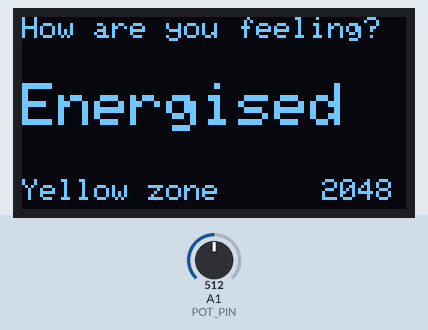
A sketch run on a simulated Arduino Zero (SAMD21). Shown: 128×64 one-colour display. The test bench sets the inputs (shaded band); at power-on: A1 (POT_PIN) = 512 (analog values on the 0–1023 scale). What the sketch prints to the serial monitor is not drawn.

Above: at 1.2 s.
1.3 s: A1 (POT_PIN) set to 716
At 2.3 s:
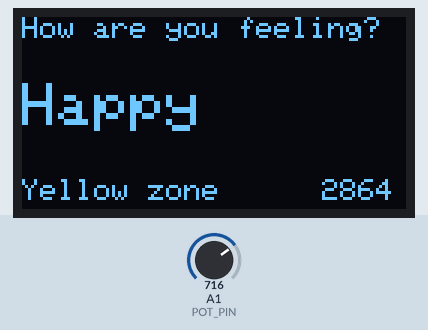
2.8 s: A1 (POT_PIN) set to 900
At 3.4 s:
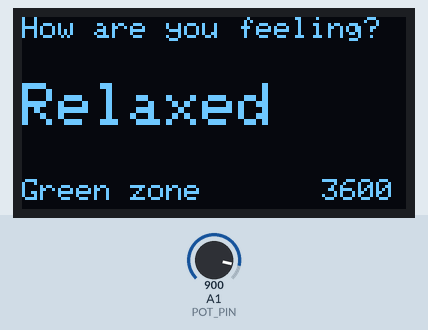
4.3 s: A1 (POT_PIN) set to 1023
At 5.3 s:
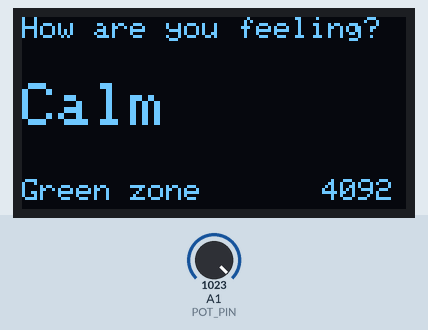
5.8 s: A1 (POT_PIN) set to 511
At 6.4 s:
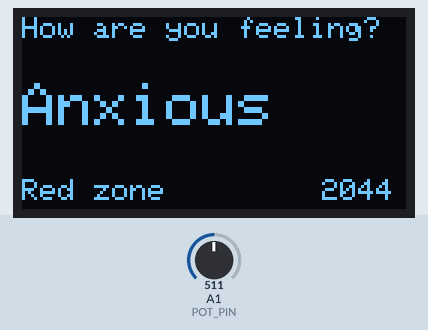
7.3 s: A1 (POT_PIN) set to 306
At 8.4 s:
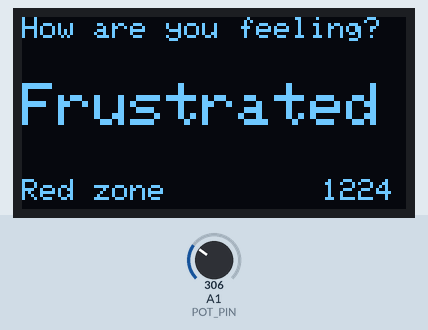
8.8 s: A1 (POT_PIN) set to 122
At 9.5 s:
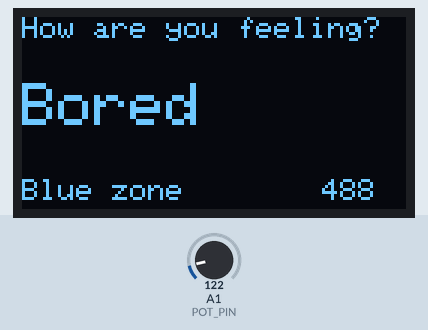
Timing chart, 0 to 11.3 s (numbered marks = the images above; inputs shaded):
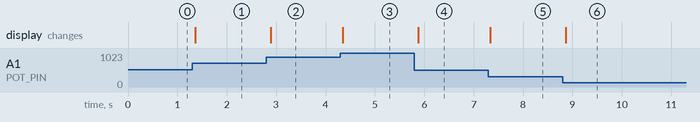

Measured:
- after the input at 1.3 s, the display: changes after 0.06 s (image 1)
- after the input at 2.8 s, the display: changes after 0.09 s (image 2)
- after the input at 4.3 s, the display: changes after 0.05 s (image 3)
- after the input at 5.8 s, the display: changes after 0.08 s (image 4)
- after the input at 7.3 s, the display: changes at once (image 5)
- after the input at 8.8 s, the display: changes after 0.07 s (image 6)

The sketch:

dial_v4_hysteresis.ino
```cpp
// dial_v4_hysteresis.ino
// Dial test v4: adds hysteresis to prevent mood flickering at boundaries.
// Wiring: same as v3. Set HYST to 0 to see flickering, 40 to prevent it.

#include <Wire.h>
#include <Adafruit_GFX.h>
#include <Adafruit_SSD1306.h>

const int POT_PIN = A1;
const int HYST = 40;        // dead band around each boundary, in ADC counts (0 = off)
const int N_MOODS = 12;
const int ADC_MAX = 4096;

const char* MOODS[N_MOODS] = {
  "Tired", "Bored", "Sad",
  "Frustrated", "Stressed", "Anxious",
  "Energised", "Excited", "Happy",
  "Content", "Relaxed", "Calm"
};
const char* ZONES[4] = { "Blue zone", "Red zone", "Yellow zone", "Green zone" };

Adafruit_SSD1306 display(128, 64, &Wire, -1);

int mood = -1;              // -1 until the first reading
unsigned long changes = 0;  // counts mood changes, for the flicker test

// Average 8 readings to smooth out electrical noise (new in v4).
int readPot() {
  long sum = 0;
  for (int i = 0; i < 8; i++) sum += analogRead(POT_PIN);
  return sum / 8;
}

int binOf(int raw) {
  return constrain(raw * N_MOODS / ADC_MAX, 0, N_MOODS - 1);
}

// Only leave the current mood once the reading passes its edge plus HYST.
// With no current mood yet (-1), just take the plain slice.
int applyHysteresis(int raw, int current) {
  if (current < 0) return binOf(raw);
  int lower = current * ADC_MAX / N_MOODS - HYST;
  int upper = (current + 1) * ADC_MAX / N_MOODS + HYST;
  if (raw < lower || raw >= upper) return binOf(raw);
  return current;
}

void showMood(int m, int raw) {
  display.clearDisplay();
  display.setTextColor(SSD1306_WHITE);
  display.setTextSize(1);
  display.setCursor(0, 0);
  display.print("How are you feeling?");
  display.setTextSize(2);
  display.setCursor(0, 22);
  display.print(MOODS[m]);
  display.setTextSize(1);
  display.setCursor(0, 54);
  display.print(ZONES[m / 3]);
  display.setCursor(100, 54);
  display.print(raw);
  display.display();
}

void setup() {
  Serial.begin(115200);
  while (!Serial && millis() < 3000);
  analogReadResolution(12);

  if (!display.begin(SSD1306_SWITCHCAPVCC, 0x3C)) {   // try 0x3D if nothing appears
    Serial.println("OLED not found. Check the wiring and the I2C address.");
  }
  Serial.println("raw\tmood\tchanges");
}

void loop() {
  int raw = readPot();
  int next = applyHysteresis(raw, mood);
  if (next != mood) {
    if (mood >= 0) changes++;   // don't count the very first mood as a change
    mood = next;
  }

  showMood(mood, raw);

  Serial.print(raw);
  Serial.print('\t');
  Serial.print(MOODS[mood]);
  Serial.print('\t');
  Serial.println(changes);

  delay(50);
}
```
